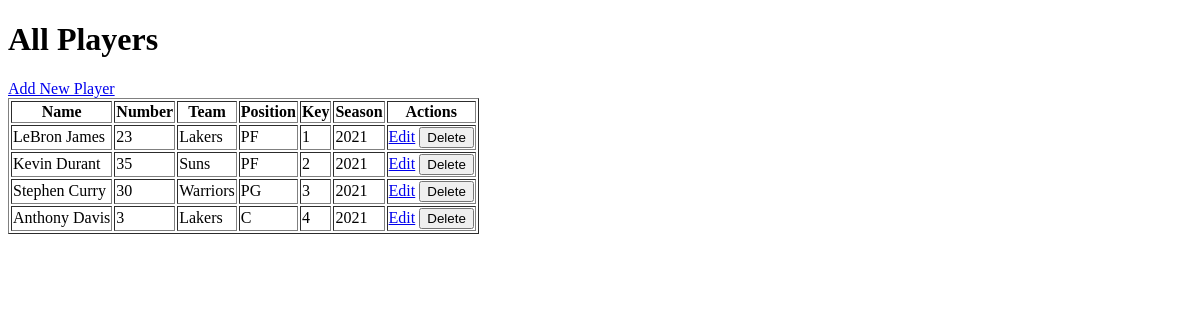
/allplayers, run on an earlier commit of the app's database.
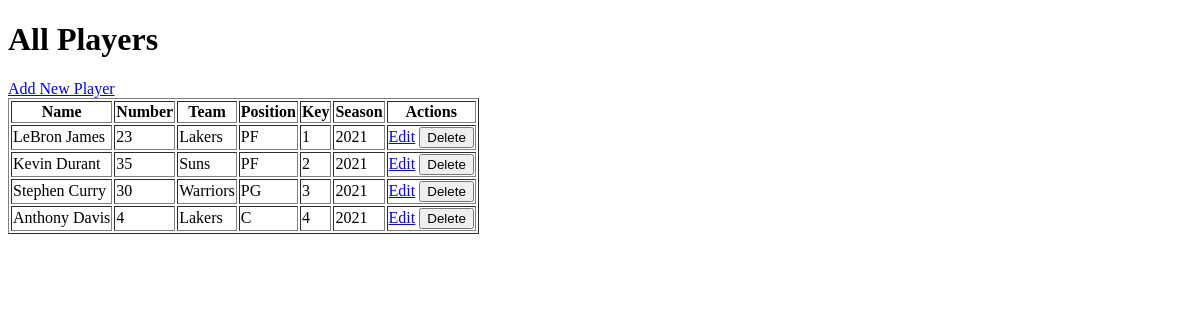
And on a later commit of the database.
### tables this page shows
CREATE TABLE player (
    p_name         varchar(100) not null,
    p_number       varchar(100) not null,
    p_team         varchar(100) not null,
    p_position     varchar(100) not null,
    p_key   varchar(100) not null, p_season varchar(100),
    PRIMARY KEY(p_key)
);

### project.py (the view)
@app.route('/allplayers', methods=['GET', 'POST'])
def index():
    connection = get_db_connection()
    players = connection.execute('SELECT * FROM player').fetchall()
    connection.close()
    return render_template('index.html', players=players)

### project.py (called while the page is built)
def get_db_connection():
    connection = sqlite3.connect(DB_PATH)
    connection.row_factory = sqlite3.Row
    return connection

### templates/index.html (shortened to what this page needs)
<!DOCTYPE html>
<html lang="en">
<head>
</head>
<body>
    <h1>All Players</h1>
    <a href="/add">Add New Player</a>
    <table border="1">
        <tr>
            <th>Name</th>
            <th>Number</th>
            <th>Team</th>
            <th>Position</th>
            <th>Key</th>
            <th>Season</th>
            <th>Actions</th>
        </tr>
        {% for player in players %}
        <tr>
            <td>{{ player['p_name'] }}</td>
            <td>{{ player['p_number'] }}</td>
            <td>{{ player['p_team'] }}</td>
            <td>{{ player['p_position'] }}</td>
            <td>{{ player['p_key'] }}</td>
            <td>{{ player['p_season'] }}</td>
            <td>
                <a href="/edit/{{ player['p_key'] }}">Edit</a>
                <form method="POST" action="/delete/{{ player['p_key'] }}" style="display:inline;">
                    <button type="submit">Delete</button>
                </form>
            </td>
        </tr>
        {% endfor %}
    </table>
</body>
</html>

What changed in the data, as far as the page shows it:
changed player "Anthony Davis": p_number "3" → "4"
